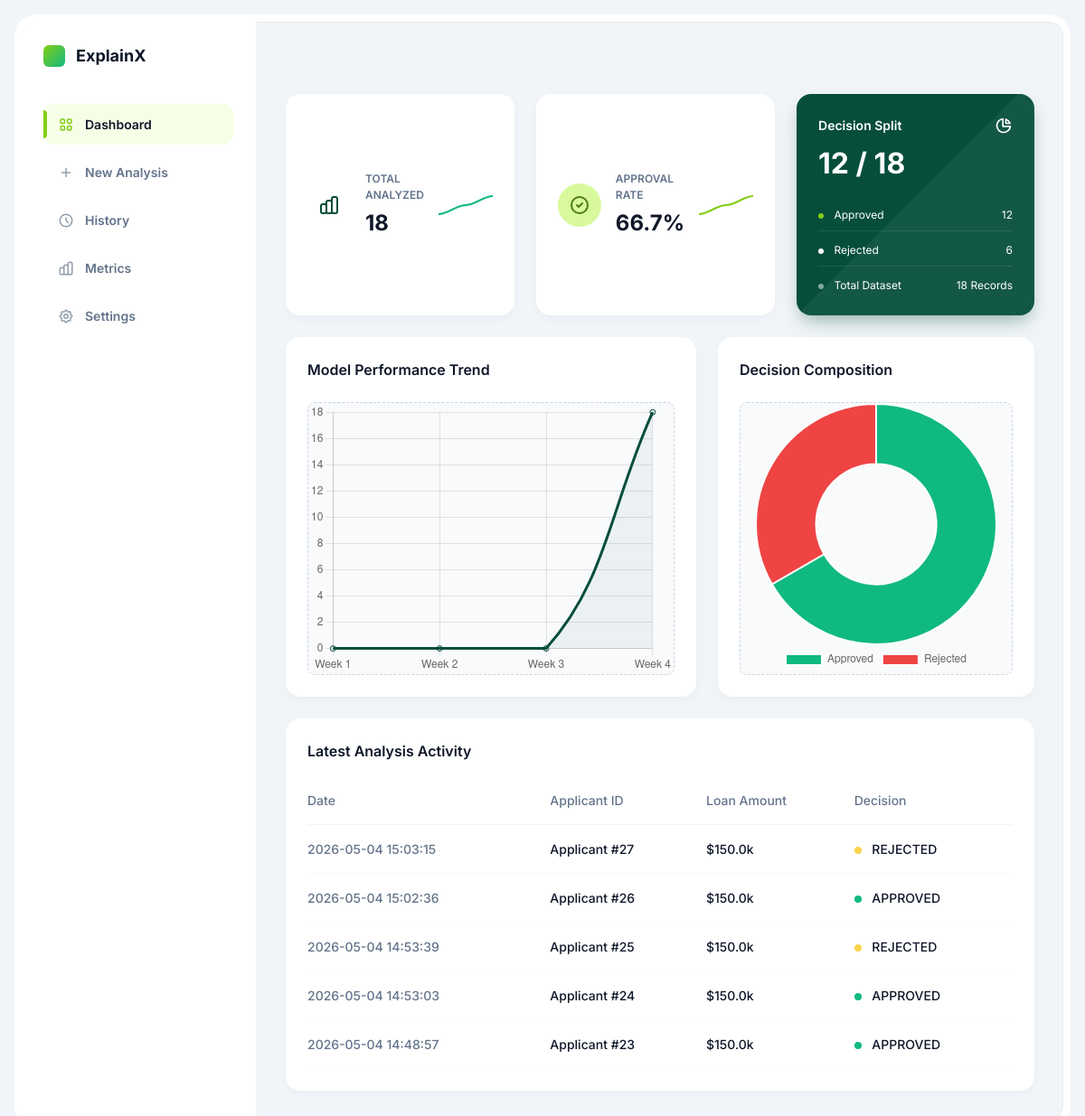
Page /dashboard on the earlier database version.
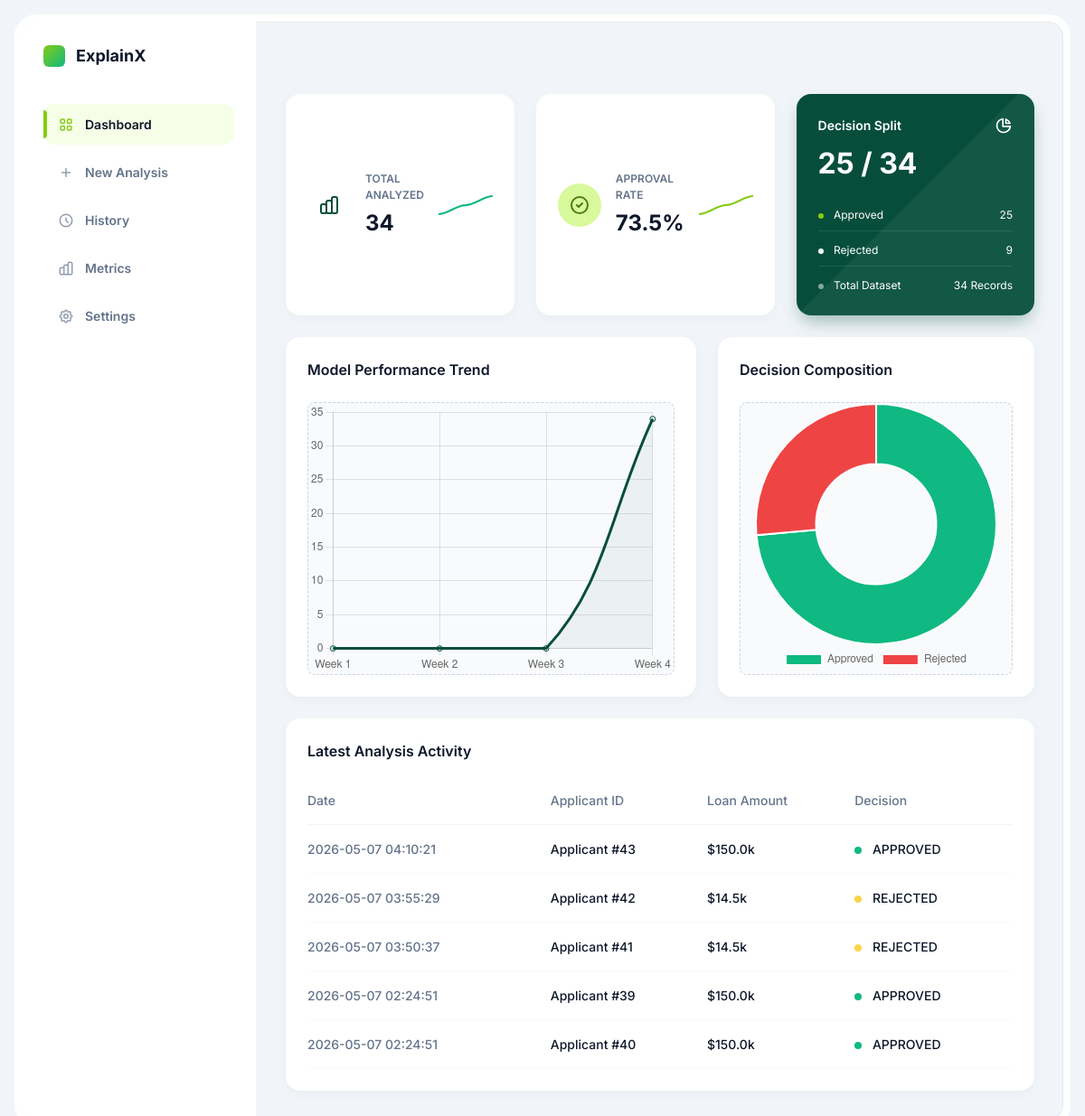
Same page on the later database version.
### tables this page shows
CREATE TABLE predictions (

    id INTEGER PRIMARY KEY AUTOINCREMENT,

    gender INTEGER,
    married INTEGER,
    dependents INTEGER,
    education INTEGER,
    self_employed INTEGER,

    applicant_income REAL,
    coapplicant_income REAL,

    loan_amount REAL,
    loan_term REAL,

    credit_history REAL,

    property_area INTEGER,

    prediction TEXT,

    created_at TIMESTAMP DEFAULT CURRENT_TIMESTAMP
);

### app.py (the view)
@app.route("/dashboard")
def dashboard():
    try:
        conn = sqlite3.connect("explainx.db")
        conn.row_factory = sqlite3.Row
        cursor = conn.cursor()
        cursor.execute("SELECT COUNT(*) as total FROM predictions")
        total_count = cursor.fetchone()['total']
        cursor.execute("SELECT COUNT(*) as approved FROM predictions WHERE prediction='APPROVED'")
        approved_count = cursor.fetchone()['approved']
        cursor.execute("SELECT COUNT(*) as rejected FROM predictions WHERE prediction='REJECTED'")
        rejected_count = cursor.fetchone()['rejected']
        cursor.execute("SELECT * FROM predictions ORDER BY created_at DESC LIMIT 5")
        recent_activity = cursor.fetchall()
        conn.close()
        stats = {
            "total": total_count,
            "approved": approved_count,
            "rejected": rejected_count,
            "approval_rate": round((approved_count / total_count * 100), 1) if total_count > 0 else 0
        }
    except Exception as e:
        print("Dashboard error:", e)
        stats = {"total": 0, "approved": 0, "rejected": 0, "approval_rate": 0}
        recent_activity = []
    return render_template("dashboard.html", stats=stats, activity=recent_activity)

### templates/dashboard.html (shortened to what the changed rows need)
{% extends "base.html" %}
{% block content %}
<div class="top-row">
    <div class="kpi-card">
        <div class="kpi-content">
            <div class="kpi-title">Total Analyzed</div>
            <div class="kpi-value">
                {{ stats.total }}
            </div>
        </div>
    </div>
    <div class="kpi-card">
        <div class="kpi-content">
            <div class="kpi-title">Approval Rate</div>
            <div class="kpi-value">
                {{ stats.approval_rate }}%
            </div>
        </div>
    </div>
    <div class="dark-card">
        <div class="dark-card-title">
            Decision Split
        </div>
        <div class="dark-card-value">{{ stats.approved }} / {{ stats.total }}</div>
        <div class="dark-card-stats">
            <div class="stat-row">
                <span><span class="dot"></span> Approved</span>
                <span>{{ stats.approved }}</span>
            </div>
            <div class="stat-row">
                <span><span class="dot white"></span> Rejected</span>
                <span>{{ stats.rejected }}</span>
            </div>
            <div class="stat-row">
                <span><span class="dot gray"></span> Total Dataset</span>
                <span>{{ stats.total }} Records</span>
            </div>
        </div>
    </div>
</div>
<div class="main-grid">
    <div class="chart-card">
        <div class="chart-body">
            <canvas id="performanceChart"></canvas>
        </div>
    </div>
    <div class="chart-card">
        <div class="chart-body">
            <canvas id="splitChart"></canvas>
        </div>
    </div>
</div>
<div class="table-card">
    {% if activity %}
    <table class="custom-table">
        <thead>
            <tr>
                <th>Date</th>
                <th>Applicant ID</th>
                <th>Loan Amount</th>
                <th>Decision</th>
            </tr>
        </thead>
        <tbody>
            {% for row in activity %}
            <tr>
                <td style="color:var(--text-muted)">{{ row.created_at }}</td>
                <td>Applicant #{{ row.id }}</td>
                <td>${{ row.loan_amount }}k</td>
                <td>
                    <span class="status-dot {{ 'completed' if row.prediction == 'APPROVED' else 'pending' }}"></span>
                    {{ row.prediction }}
                </td>
            </tr>
            {% endfor %}
        </tbody>
    </table>
    {% else %}
    <div style="text-align: center; padding: 2rem; color: var(--text-muted);">
        No recent activity. Run a new analysis to see results here.
    </div>
    {% endif %}
</div>
<script>
    // Performance Trend (Mock data for trend, but using real count)
    const ctxPerf = document.getElementById('performanceChart').getContext('2d');
    new Chart(ctxPerf, {
        type: 'line',
        data: {
            labels: ['Week 1', 'Week 2', 'Week 3', 'Week 4'],
            datasets: [{
                label: 'Analyses',
                data: [0, 0, 0, {{ stats.total }}],
                borderColor: '#064e3b',
                tension: 0.4,
                fill: true,
                backgroundColor: 'rgba(6, 78, 59, 0.05)'
            }]
        },
        options: {
            responsive: true,
            maintainAspectRatio: false,
            plugins: { legend: { display: false } },
            scales: { y: { beginAtZero: true } }
        }
    });
    // Decision Split Donut
    const ctxSplit = document.getElementById('splitChart').getContext('2d');
    new Chart(ctxSplit, {
        type: 'doughnut',
        data: {
            labels: ['Approved', 'Rejected'],
            datasets: [{
                data: [{{ stats.approved }}, {{ stats.rejected }}],
                backgroundColor: ['#10b981', '#ef4444'],
                hoverOffset: 4
            }]
        },
        options: {
            responsive: true,
            maintainAspectRatio: false,
            plugins: { legend: { position: 'bottom' } }
        }
    });
</script>
{% endblock %}

Differences in the rows shown:
no longer on this page (row unchanged): predictions: created_at "2026-05-04 15:03:15", id "27", loan_amount "150.0", prediction "REJECTED"
no longer on this page (row unchanged): predictions: created_at "2026-05-04 15:02:36", id "26", loan_amount "150.0", prediction "APPROVED"
no longer on this page (row unchanged): predictions: created_at "2026-05-04 14:53:39", id "25", loan_amount "150.0", prediction "REJECTED"
no longer on this page (row unchanged): predictions: created_at "2026-05-04 14:53:03", id "24", loan_amount "150.0", prediction "APPROVED"
no longer on this page (row unchanged): predictions: created_at "2026-05-04 14:48:57", id "23", loan_amount "150.0", prediction "APPROVED"
added predictions: created_at "2026-05-07 04:10:21", id "43", loan_amount "150.0", prediction "APPROVED"
added predictions: created_at "2026-05-07 03:55:29", id "42", loan_amount "14.5", prediction "REJECTED"
added predictions: created_at "2026-05-07 03:50:37", id "41", loan_amount "14.5", prediction "REJECTED"
added predictions: created_at "2026-05-07 02:24:51", id "39", loan_amount "150.0", prediction "APPROVED"
added predictions: created_at "2026-05-07 02:24:51", id "40", loan_amount "150.0", prediction "APPROVED"
Other differences:
{{ stats.total }}: "18" → "34"
{{ stats.approval_rate }}: "66.7" → "73.5"
{{ stats.approved }}: "12" → "25"
{{ stats.rejected }}: "6" → "9"
chart data {{ stats.total }}: 18 → 34
chart data {{ stats.approved }}: 12 → 25
chart data {{ stats.rejected }}: 6 → 9
